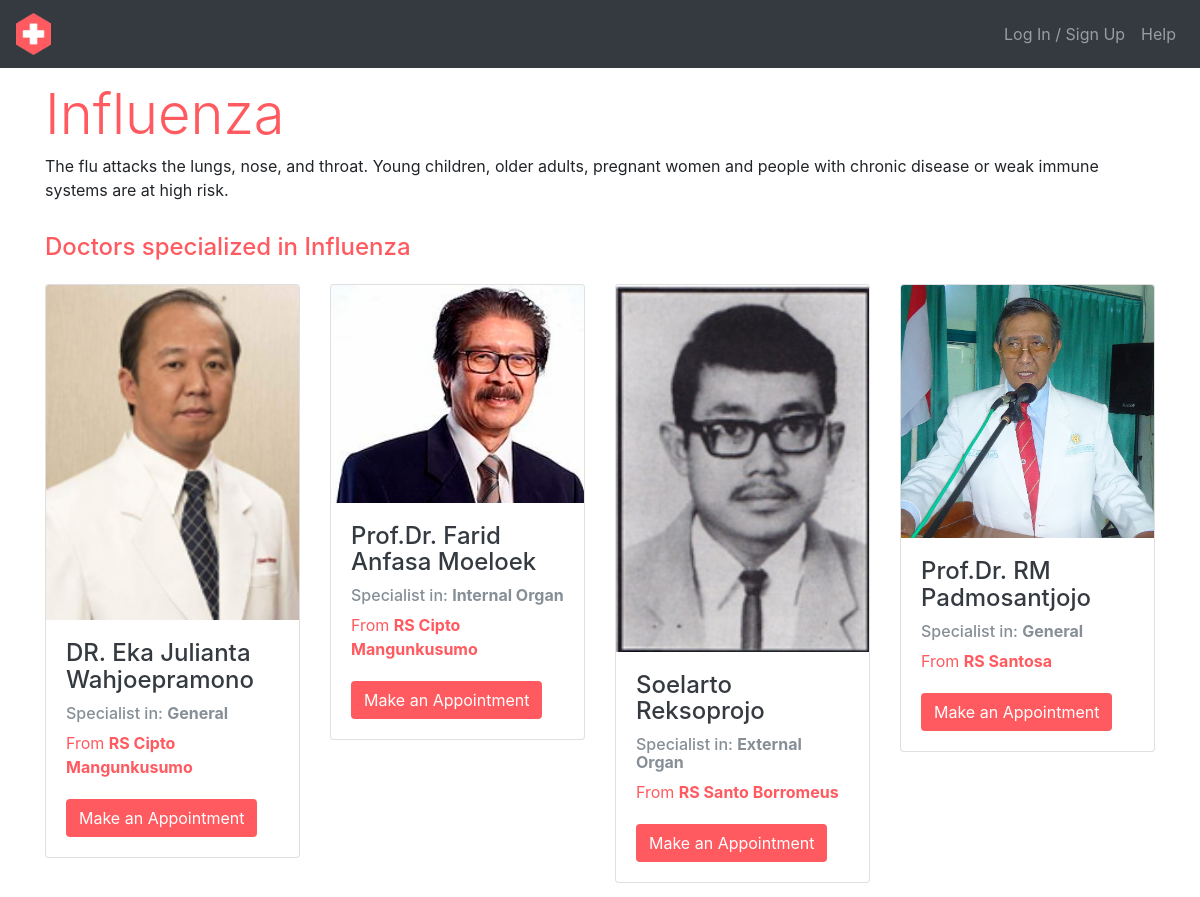
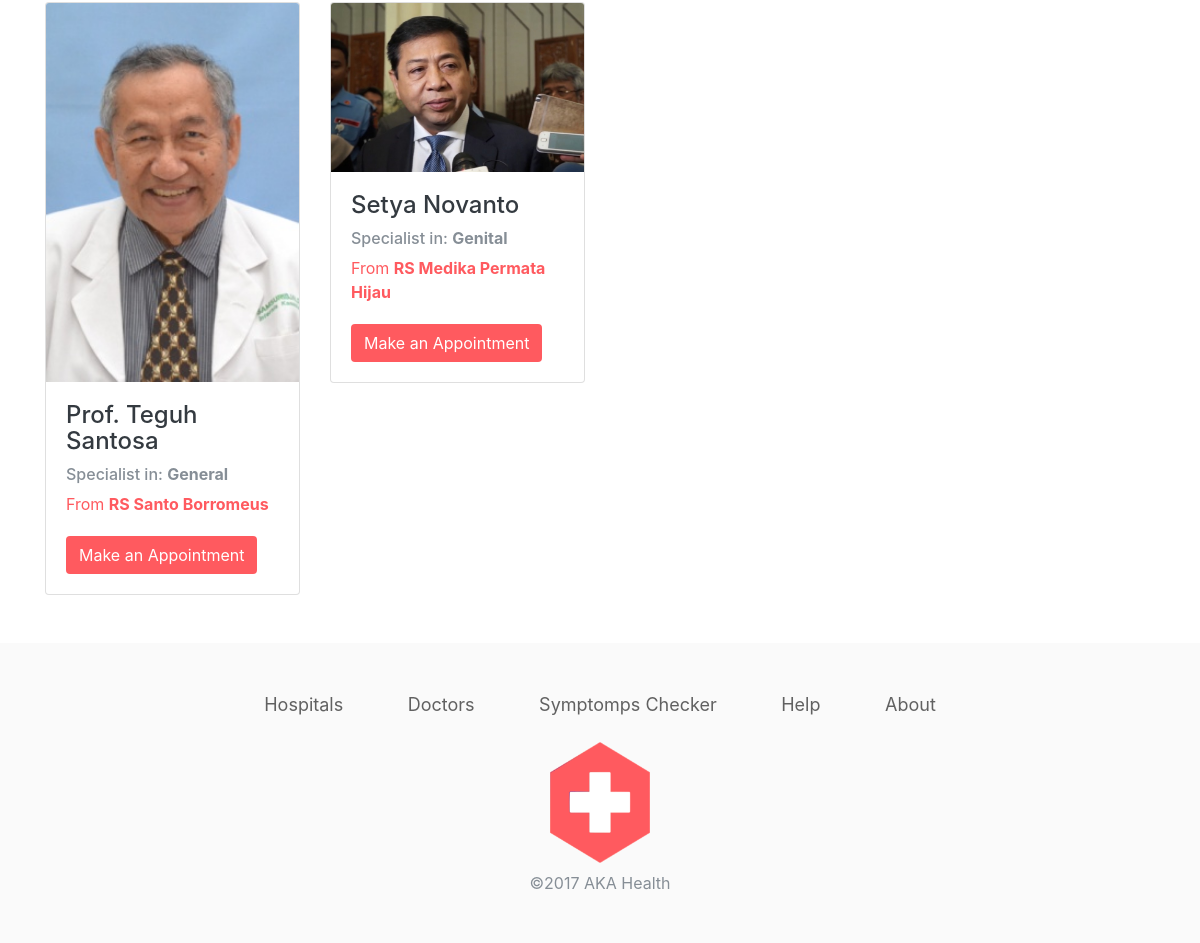
Page /symptoms/detail_disease.php?disease=Influenza on the committed database (2 pictures, top to bottom).
### tables this page shows
CREATE TABLE `penyakit` (
  `id_penyakit` int(11) NOT NULL,
  `nama_penyakit` varchar(50) DEFAULT NULL,
  `desc_penyakit` text
);

CREATE TABLE `dokter` (
  `id_dok` int(11) NOT NULL,
  `id_rs` int(5) NOT NULL,
  `nama_dok` varchar(50) NOT NULL,
  `keahlian` text NOT NULL,
  `no_telp` varchar(13) NOT NULL,
  `gambar` varchar(30) NOT NULL
);

CREATE TABLE `rumahsakit` (
  `id_rs` int(11) NOT NULL,
  `nama_rs` varchar(50) NOT NULL,
  `alamat` text NOT NULL,
  `no_telp` varchar(13) NOT NULL,
  `gambar` varchar(30) DEFAULT NULL,
  `id_lokasi` int(11) DEFAULT NULL
);

### symptoms/detail_disease.php (the view, shortened to what this page needs)
<?php
include "../config.php";
$disease = $_GET['disease'];
$query1 = "SELECT * from penyakit where nama_penyakit = '$disease'";
$result = mysqli_query($db, $query1);
$row = mysqli_fetch_array($result);
$query2 = "SELECT dokter.*, rumahsakit.nama_rs FROM penyakit
JOIN dokter_penyakit ON penyakit.`id_penyakit` = dokter_penyakit.`id_penyakit`
JOIN dokter ON dokter.`id_dok` = dokter_penyakit.`id_dok`
JOIN rumahsakit on dokter.id_rs = rumahsakit.id_rs
WHERE penyakit.`nama_penyakit` = '$disease'";
$doctors = mysqli_query($db, $query2);
?>
<!DOCTYPE html>
<html>
<head>
    <link rel="stylesheet" href="../assets/css/bootstrap.min.css">
    <link rel="stylesheet" href="../assets/css/style.css">
</head>
<body>
<nav class="navbar navbar-expand-lg navbar-dark bg-dark">
    <a class="navbar-brand" href="../index.php">
        <img src="../assets/img/logohospital.png" alt="logo aka hospital"
             width="35">
    </a>
    <div class="collapse navbar-collapse" id="navbarSupportedContent">
        <ul class="navbar-nav ml-auto">
            <?php if (array_key_exists('login_user', $_SESSION)) { ?>
                <li class="nav-item dropdown">
                    <a class="nav-link dropdown-toggle" href="#" id="navbarDropdown" role="button" data-toggle="dropdown"
                       aria-haspopup="true" aria-expanded="false">
                        <?php echo $_SESSION['login_user']['nama'] ?>
                    </a>
                    <div class="dropdown-menu dropdown-menu-right" aria-labelledby="navbarDropdown">
                        <a class="dropdown-item" href="#">Profile</a>
                        <div class="dropdown-divider"></div>
                        <a class="dropdown-item" href="../logout.php">Log Out</a>
                    </div>
                </li>
            <?php } else { ?>
                <li class="nav-item">
                    <a class="nav-link" href="../login.php">Log In / Sign Up</a>
                </li>
                <li class="nav-item">
                    <a class="nav-link" href="../about.php">Help</a>
                </li>
            <?php } ?>
        </ul>
    </div>
</nav>
<div class="app pt-3">
    <div class="container">
        <div class="row">
            <div class="col-12">
                <h1 class="title display-4"><?php echo $row['nama_penyakit'] ?></h1>
                <p>
                    <?php echo $row['desc_penyakit'] ?>
                </p>
            </div>
        </div>
        <div class="row mt-3">
            <div class="col-12">
                <h4 class="title">Doctors specialized in <?php echo $disease ?></h4>
            </div>
            <?php while ($baris = mysqli_fetch_assoc($doctors)) { ?>
                <div class="col-3 mt-3">
                    <div class="card">
                        <img class="card-img-top" src="../assets/img/<?php echo $baris['gambar'] ?>">
                        <div class="card-body">
                            <h4 class="card-title">
                                <a href="../doctor/detail_doctor.php?id=<?php echo $baris['id_dok'] ?>" class="text-dark">
                                    <?php echo $baris['nama_dok'] ?>
                                </a>
                            </h4>
                            <h6 class="card-subtitle my-2 text-muted">Specialist in: <b><?php echo $baris['keahlian'] ?></b></h6>
                            <p class="card-text title">From <a href="../hospital/detail_hospital.php?nama_rs=<?php echo $baris['nama_rs'] ?>"><?php echo $baris['nama_rs'] ?></a></p>
                            <a href="../appointment/make.php?id=<?php echo $baris['id_dok'] ?>" class="btn btn-aka mt-1 btn-fluid">Make an Appointment</a>
                        </div>
                    </div>
                </div>
            <?php } ?>
        </div>
    </div>
</div>
<div class="footer">
    <div class="container">
        <div class="row">
            <div class="col">
                <div class="text-center">
                    <a href="#" class="aka">Hospitals</a>
                    <a href="#" class="aka">Doctors</a>
                    <a href="#" class="aka">Symptomps Checker</a>
                    <a href="#" class="aka">Help</a>
                    <a href="#" class="aka">About</a>
                </div>
            </div>
        </div>
        <div class="row">
            <div class="col">
                <img src="../assets/img/logohospital.png" alt="logo aka hospital"
                     width="100" class="mt-4">
                <p class="text-secondary text-center mt-2">&copy;2017 AKA Health</p>
            </div>
        </div>
    </div>
</div>
</body>
</html>

### assets/css/style.css (style rules this page uses)
body { background-color: #ffffff; }
.title { color: #FF5A5F; }
.title a { font-weight: bold; color: #FF5A5F; }
.btn.btn-aka { background-color: #FF5A5F; color: #ffffff; }
.footer { background: #FAFAFA; margin-top: 3em; padding: 3em 0 2em 0; }
.footer a { margin: 30px; color: #616161; font-size: 18px; }
.footer img { display: block; margin: 0 auto; }

### rows in the picture
penyakit: nama_penyakit "Influenza", desc_penyakit "The flu attacks the lungs, nose, and throat. Young children, older adults, pregnant women and people with chronic disease or weak immune systems are at high risk."
dokter: gambar (picture), nama_dok "DR. Eka Julianta Wahjoepramono", keahlian "General", id_rs.nama_rs "RS Cipto Mangunkusumo"
dokter: gambar (picture), nama_dok "Prof.Dr. Farid Anfasa Moeloek", keahlian "Internal Organ", id_rs.nama_rs "RS Cipto Mangunkusumo"
dokter: gambar (picture), nama_dok "Soelarto Reksoprojo", keahlian "External Organ", id_rs.nama_rs "RS Santo Borromeus"
dokter: gambar (picture), nama_dok "Prof.Dr. RM Padmosantjojo", keahlian "General", id_rs.nama_rs "RS Santosa"
dokter: gambar (picture), nama_dok "Prof. Teguh Santosa", keahlian "General", id_rs.nama_rs "RS Santo Borromeus"
dokter: gambar (picture), nama_dok "Setya Novanto", keahlian "Genital", id_rs.nama_rs "RS Medika Permata Hijau"

### other values in the picture
$disease "Influenza"
